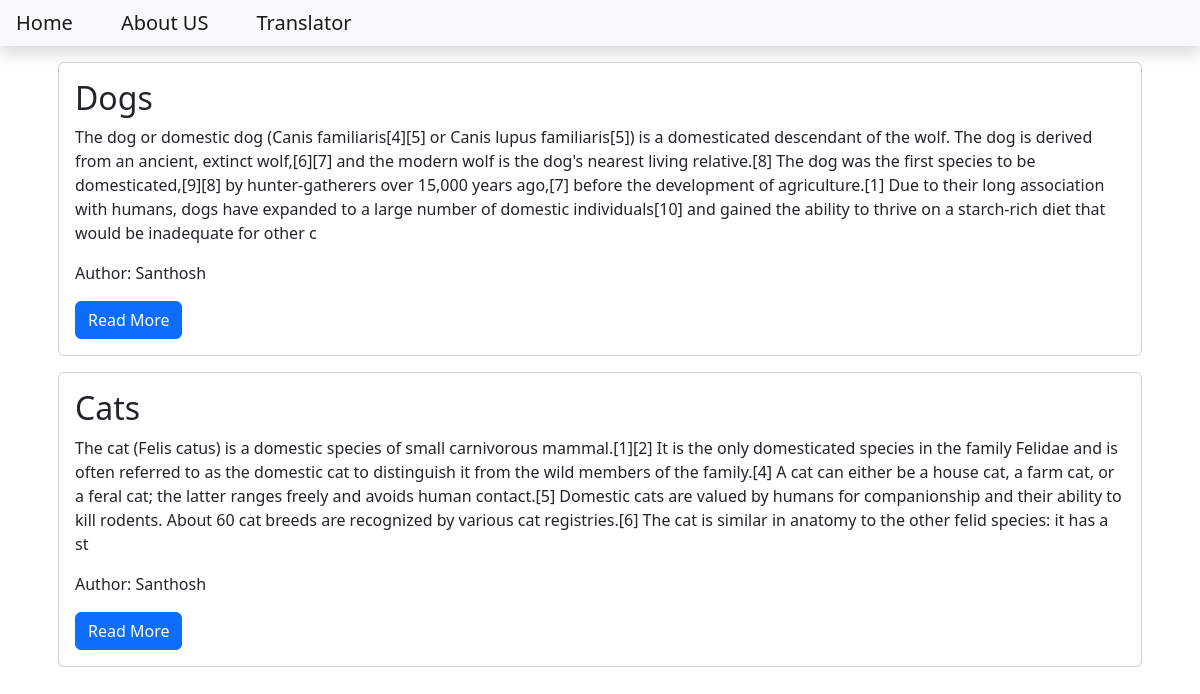
The page / on the database its author committed.
### blog/models.py (models this page shows, shortened)
class Post(models.Model):
    title = models.CharField(max_length=200)
    content = models.TextField()
    date_created = models.DateTimeField(auto_now_add=True)
    slug = models.SlugField(max_length=200, unique=True)
    author = models.ForeignKey(to=User, on_delete=models.CASCADE)
    status = models.IntegerField(choices=STATUS, default=0)

### blog/views.py (the view)
# urls.py: path('', views.HomeView, name='home_view'),
def HomeView(request):
    post = Post.objects.filter(status=1).order_by('date_created')
    template_name = 'Home.html'
    return render(request, template_name, {'post_list': post})

### templates/Home.html
{% extends 'base.html' %}
{% block content %}
<div class="container">
{% for post in post_list %}
    <div class="card m-3">
        <div class="card-body">
            <h2 class="card-title">
                {{post.title}}
            </h2>
            <p class="card-text">
                {{post.content | slice:"580"}}
            </p>
            <p>
               Author: {{post.author | title}}
            </p>
            <a class="btn btn-primary" href="/title/{{post.id}}">Read More</a>
        </div>
    </div>
{% endfor %}
</div>
{% endblock content %}

### templates/base.html (shortened to what this page needs)
<!DOCTYPE html>
<html lang="en">
<head>
    <link href="https://cdn.jsdelivr.net/npm/bootstrap@5.2.0/dist/css/bootstrap.min.css" rel="stylesheet">
</head>
<body>
    <nav class="navbar navbar-expand-lg navbar-light bg-light shadow mb-3" id="mainNav">
        <div class="collapse navbar-collapse" id="navbarResponsive">
            <ul class="navbar-nav ml-auto">
                <li class="navbar-item">
                    <a class="navbar-brand p-3" href="{% url 'home_view' %}">Home</a>
                </li>
                <li class="navbar-item">
                    <a class="navbar-brand p-3" href="{% url 'about_view' %}">About US</a>
                </li>
                <li class="navbar-item">
                    <a class="navbar-brand p-3" href="{% url 'translator_view' %}">Translator</a>
                </li>
            </ul>
        </div>
    </nav>
{% block content %}
{% endblock content %}
</body>
</html>

### rows shown on the page
Post: title "Dogs", content "The dog or domestic dog (Canis familiaris[4][5] or Canis lupus familiaris[5]) is a domesticated descendant of the wolf. The dog is derived from an ancient, extinct wolf,[6][7] and the modern wolf is the dog's nearest living relative.[8] The dog was the first species to be domesticated,[9][8] by hunter-gatherers over 15,000 years ago,[7] before the development of agriculture.[1] Due to their long association with humans, dogs have expanded to a large number of domestic individuals[10] and gained the ability to thrive on a starch-rich diet that would be inadequate for other c", author "Santhosh"
Post: title "Cats", content "The cat (Felis catus) is a domestic species of small carnivorous mammal.[1][2] It is the only domesticated species in the family Felidae and is often referred to as the domestic cat to distinguish it from the wild members of the family.[4] A cat can either be a house cat, a farm cat, or a feral cat; the latter ranges freely and avoids human contact.[5] Domestic cats are valued by humans for companionship and their ability to kill rodents. About 60 cat breeds are recognized by various cat registries.[6] The cat is similar in anatomy to the other felid species: it has a st", author "Santhosh"
